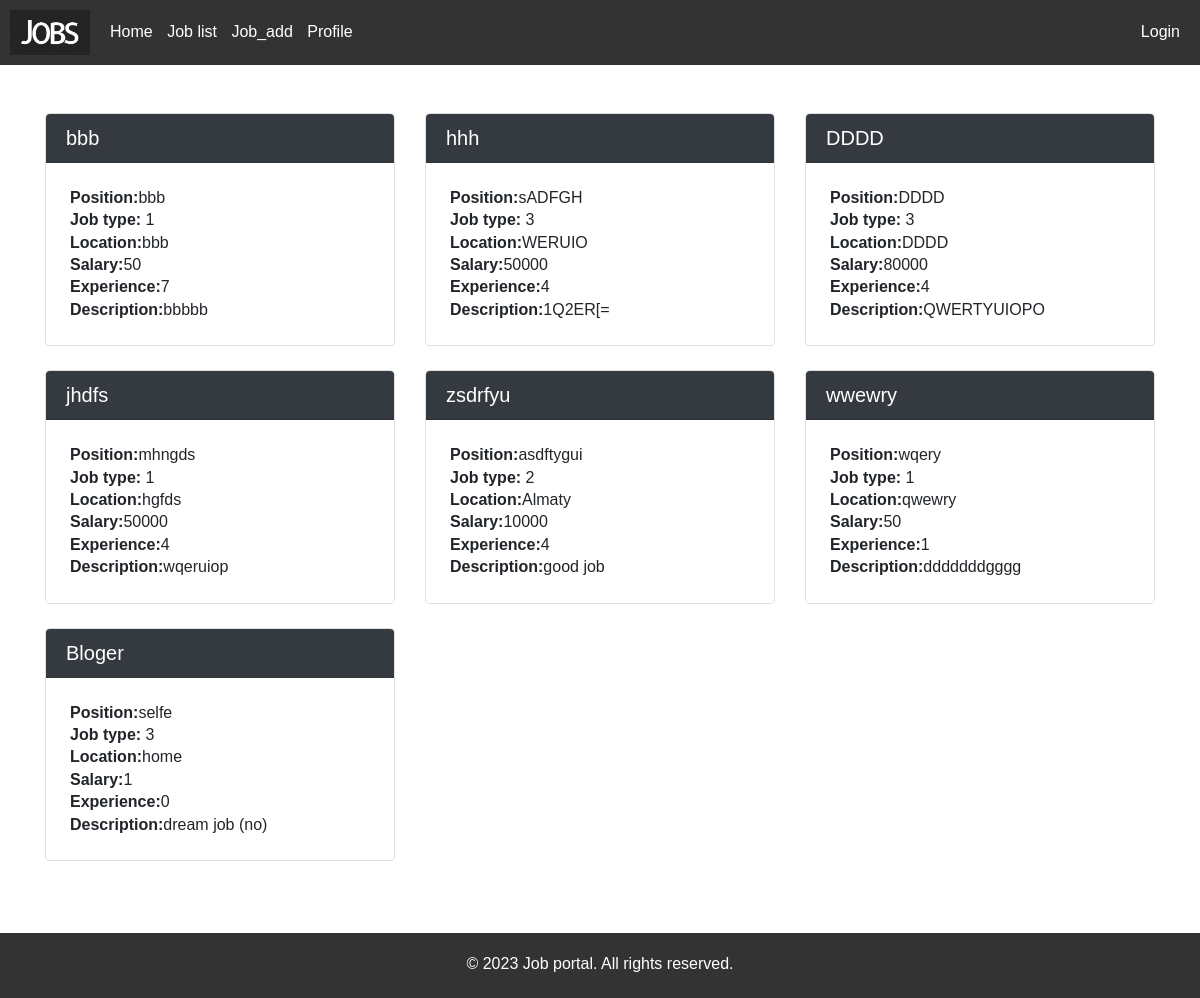
Screenshot of /jobs/ with the database file from the repository.
### job_portal/models.py (models this page shows, shortened)
class Job(models.Model):
    job_name = models.CharField(max_length=200, default='')
    position = models.CharField(max_length=100, default='')
    JOB_TYPE = (
        ('1', "Full time"),
        ('2', "Part time"),
        ('3', "Internship"),
    )
    job_type = models.CharField(choices=JOB_TYPE, max_length=1)
    location = models.CharField(max_length=100, default='')
    salary = models.IntegerField(null=True)
    experience = models.IntegerField(null=True)
    description = models.CharField(max_length=255, default='')

### job_portal/views.py (the view)
# urls.py: path('jobs/', views.job_list, name='job_list'),
def job_list(request):
    jobs = Job.objects.all()
    return render(request, 'job_portal/job_list.html', {'jobs': jobs})

### job_portal/templates/job_portal/job_list.html (shortened to what this page needs)
{% extends 'base.html' %}
{% load static %}
{% block content %}
    <div class="container my-5">
        <div class="row">
            {% for job in jobs %}
            <div class="col-lg-4 mb-4">
                <div class="card rounded-lg">
                    <div class="card-header bg-dark text-white rounded-top">
                        <h5 class="mb-0">{{ job.job_name }}</h5>
                    </div>
                    <div class="card-body p-4">
                        <p class="card-text"><strong>Position:</strong>{{ job.position }}</p>
                        <p class="card-text"><strong>Job type:</strong> {{ job.job_type }}</p>
                        <p class="card-text"><strong>Location:</strong>{{job.location}}</p>
                        <p class="card-text"><strong>Salary:</strong>{{job.salary}}</p>
                        <p class="card-text"><strong>Experience:</strong>{{job.experience}}</p>
                        <p class="card-text"><strong>Description:</strong>{{job.description}}</p>
                    </div>
                </div>
            </div>
            {% endfor %}
        </div>
    </div>
{% endblock content %}

### static/main.css (style rules this page uses)
body, h1, h2, h3, p, ul, li { margin: 0; padding: 0; }
body { font-family: Arial, sans-serif; line-height: 1.4; }

### rows the page displays
Job: job_name "bbb", position "bbb", job_type "1", location "bbb", salary "50", experience "7", description "bbbbb"
Job: job_name "hhh", position "sADFGH", job_type "3", location "WERUIO", salary "50000", experience "4", description "1Q2ER[="
Job: job_name "DDDD", position "DDDD", job_type "3", location "DDDD", salary "80000", experience "4", description "QWERTYUIOPO"
Job: job_name "jhdfs", position "mhngds", job_type "1", location "hgfds", salary "50000", experience "4", description "wqeruiop"
Job: job_name "zsdrfyu", position "asdftygui", job_type "2", location "Almaty", salary "10000", experience "4", description "good job"
Job: job_name "wwewry", position "wqery", job_type "1", location "qwewry", salary "50", experience "1", description "dddddddgggg"
Job: job_name "Bloger", position "selfe", job_type "3", location "home", salary "1", experience "0", description "dream job (no)"
